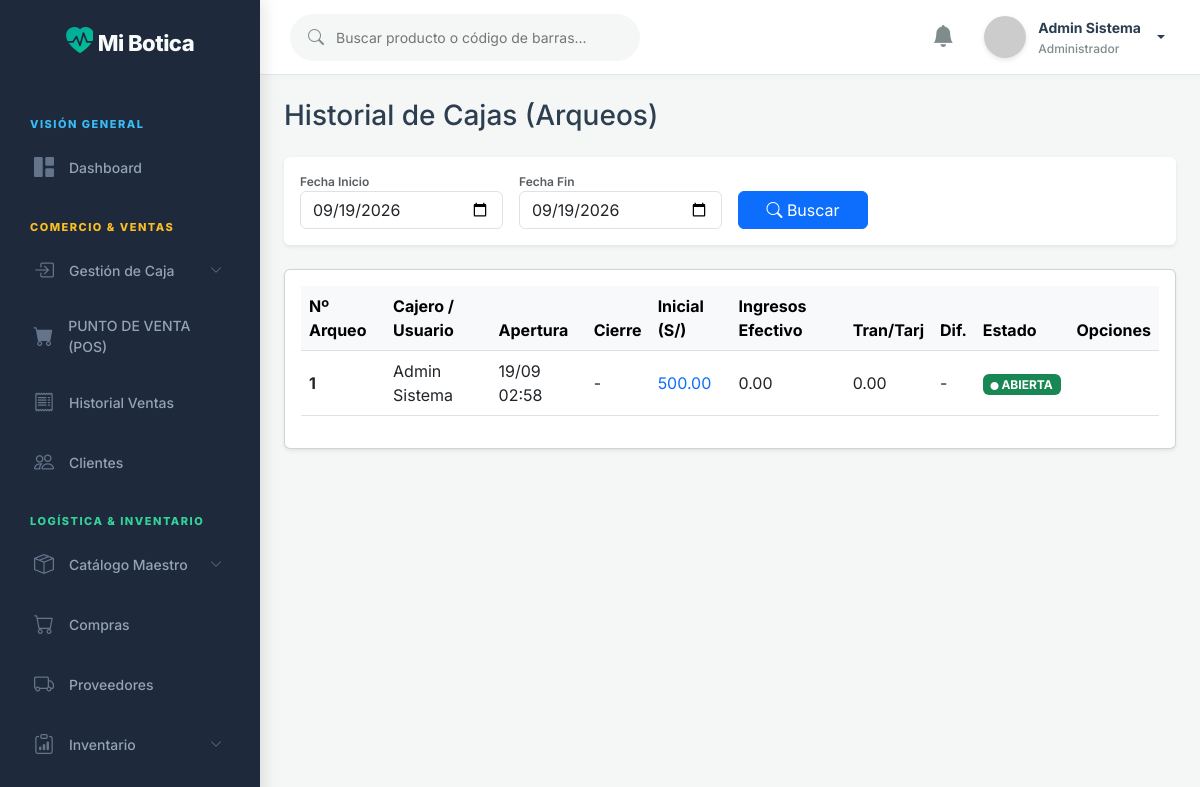
The app's page /public/caja/index (signed in) with its own data.
### tables this page shows
CREATE TABLE IF NOT EXISTS `cajas` (
  `id` INT NOT NULL AUTO_INCREMENT,
  `usuario_id` INT NOT NULL,
  `fecha_apertura` DATETIME NOT NULL,
  `fecha_cierre` DATETIME NULL,
  `monto_inicial` DECIMAL(10,2) NOT NULL,
  `ingresos_efectivo` DECIMAL(10,2) DEFAULT '0.00',
  `ingresos_transferencia` DECIMAL(10,2) DEFAULT '0.00',
  `monto_final_esperado` DECIMAL(10,2) NULL,  
  `monto_final_real` DECIMAL(10,2) NULL,  
  `diferencia` DECIMAL(10,2) NULL,  
  `observacion` TEXT NULL,
  `estado` TINYINT(1) DEFAULT 1,  
  PRIMARY KEY (`id`),
  CONSTRAINT `fk_caja_usuario` FOREIGN KEY (`usuario_id`) REFERENCES `usuarios` (`id`)
);

CREATE TABLE IF NOT EXISTS `usuarios` (
  `id` INT NOT NULL AUTO_INCREMENT,
  `nombres` VARCHAR(100) NOT NULL,
  `apellidos` VARCHAR(100) NOT NULL,
  `usuario` VARCHAR(50) NOT NULL UNIQUE,
  `password` VARCHAR(255) NOT NULL,
  `email` VARCHAR(100) NULL,
  `rol_id` INT NOT NULL,
  `estado` TINYINT(1) DEFAULT 1,  
  `ultimo_login` DATETIME NULL,
  `creado_en` TIMESTAMP DEFAULT CURRENT_TIMESTAMP,
  PRIMARY KEY (`id`),
  FOREIGN KEY (`rol_id`) REFERENCES `roles`(`id`) ON DELETE RESTRICT
);

### app/controllers/CajaController.php (called while the page is built, shortened)
<?php
class CajaController extends Controller {
    public function index() {
        $cajaModel = $this->model('Caja');
        $fecha_inicio = $_GET['fecha_inicio'] ?? date('Y-m-d');
        $fecha_fin = $_GET['fecha_fin'] ?? date('Y-m-d');
        $historial = $cajaModel->getHistorial($fecha_inicio, $fecha_fin);
        $data = [
            'title' => 'Historial de Cajas',
            'historial' => $historial,
            'fecha_inicio' => $fecha_inicio,
            'fecha_fin' => $fecha_fin
        ];
        $this->view('cajas/index', $data);
    }
}

### app/core/App.php (called while the page is built, shortened)
<?php
class App {
    protected $method = 'login';
    public function __construct() {
        $url = $this->parseUrl();
        if (isset($url[0]) && file_exists('../app/controllers/' . ucfirst($url[0]) . 'Controller.php')) {
            unset($url[0]);
        }
        $this->controller = new $this->controller;
        if (isset($url[1])) {
            if (method_exists($this->controller, $url[1])) {
                $this->method = $url[1];
                unset($url[1]);
            }
        }
        $this->params = $url ? array_values($url) : [];
        call_user_func_array([$this->controller, $this->method], $this->params);
    }
    public function parseUrl() {
        if (isset($_GET['url'])) {
            return explode('/', filter_var(rtrim($_GET['url'], '/'), FILTER_SANITIZE_URL));
        }
        return [];
    }
}

### public/index.php (called while the page is built, shortened)
<?php
require_once '../app/config/database.php';
require_once '../app/core/App.php';
require_once '../app/core/Controller.php';
$app = new App();

### app/models/Caja.php (called while the page is built, shortened)
<?php
class Caja {
    private $conn;
    private $table_name = "cajas";
    public function __construct() {
        $database = new Database();
        $this->conn = $database->getConnection();
    }
    public function getHistorial($fecha_inicio, $fecha_fin) {
        $query = "SELECT c.*, u.nombres, u.apellidos
                  FROM " . $this->table_name . " c
                  JOIN usuarios u ON c.usuario_id = u.id
                  WHERE DATE(c.fecha_apertura) >= :inicio AND DATE(c.fecha_apertura) <= :fin
                  ORDER BY c.id DESC";
        $stmt = $this->conn->prepare($query);
        $stmt->bindParam(':inicio', $fecha_inicio);
        $stmt->bindParam(':fin', $fecha_fin);
        $stmt->execute();
        return $stmt->fetchAll(PDO::FETCH_ASSOC);
    }
}

### app/config/database.php (called while the page is built, shortened)
<?php
class Database {
    private $host = "localhost";
    private $db_name = "botica_db";
    private $username = "root";
    private $password = "274053";
    public function getConnection() {
        $this->conn = null;
        try {
            $this->conn = new PDO("mysql:host=" . $this->host . ";dbname=" . $this->db_name, $this->username, $this->password);
            $this->conn->exec("set names utf8");
        } catch(PDOException $exception) {
            echo "Error de conexión: " . $exception->getMessage();
        }
        return $this->conn;
    }
}
?>

### app/views/cajas/index.php (the view, shortened to what this page needs)
<div class="container-fluid px-4 pt-4">
    <div class="d-flex justify-content-between align-items-center mb-4">
        <h2 class="h3 text-gray-800 mb-0">Historial de Cajas (Arqueos)</h2>
    </div>
    <div class="card shadow-sm border-0 mb-4 bg-white">
        <div class="card-body">
            <form method="GET" action="<?php echo BASE_URL; ?>caja/index" class="row align-items-end g-3">
                <div class="col-md-3">
                    <label class="form-label mb-0 text-muted" style="font-size:12px; font-weight:600">Fecha Inicio</label>
                    <input type="date" name="fecha_inicio" class="form-control" value="<?php echo $data['fecha_inicio']; ?>">
                </div>
                <div class="col-md-3">
                    <label class="form-label mb-0 text-muted" style="font-size:12px; font-weight:600">Fecha Fin</label>
                    <input type="date" name="fecha_fin" class="form-control" value="<?php echo $data['fecha_fin']; ?>">
                </div>
                <div class="col-md-2">
                    <button type="submit" class="btn btn-primary w-100">
                        <i class="bi bi-search"></i> Buscar
                    </button>
                </div>
            </form>
        </div>
    </div>
    <div class="card shadow-sm mb-4">
        <div class="card-body">
            <div class="table-responsive">
                <table class="table table-hover align-middle">
                    <thead class="table-light">
                        <tr>
                            <th>Nº Arqueo</th>
                            <th>Cajero / Usuario</th>
                            <th>Apertura</th>
                            <th>Cierre</th>
                            <th>Inicial (S/)</th>
                            <th>Ingresos Efectivo</th>
                            <th>Tran/Tarj</th>
                            <th>Dif.</td>
                            <th>Estado</th>
                            <th>Opciones</th>
                        </tr>
                    </thead>
                    <tbody>
                        <?php foreach ($data['historial'] as $c): ?>
                        <tr>
                            <td><strong><?php echo $c['id']; ?></strong></td>
                            <td><?php echo htmlspecialchars($c['nombres'] . ' ' . $c['apellidos']); ?></td>
                            <td><?php echo date('d/m H:i', strtotime($c['fecha_apertura'])); ?></td>
                            <td><?php echo $c['fecha_cierre'] ? date('d/m H:i', strtotime($c['fecha_cierre'])) : '-'; ?></td>
                            <td class="text-primary font-weight-bold"><?php echo $c['monto_inicial']; ?></td>
                            <td><?php echo $c['ingresos_efectivo']; ?></td>
                            <td><?php echo $c['ingresos_transferencia']; ?></td>
                            <td>
                                <?php if($c['estado'] == 0): ?>
                                    <?php if($c['diferencia'] > 0): ?>
                                        <span class="text-success">+<?php echo $c['diferencia']; ?></span>
                                    <?php elseif($c['diferencia'] < 0): ?>
                                        <span class="text-danger"><?php echo $c['diferencia']; ?></span>
                                    <?php else: ?>
                                        <span class="text-secondary">0.00</span>
                                    <?php endif; ?>
                                <?php else: ?>
                                    -
                                <?php endif; ?>
                            </td>
                            <td>
                                <?php if($c['estado'] == 1): ?>
                                    <span class="badge bg-success"><i class="bi bi-circle-fill" style="font-size: 8px;"></i> ABIERTA</span>
                                <?php else: ?>
                                    <span class="badge bg-secondary">CERRADA</span>
                                <?php endif; ?>
                            </td>
                            <td>
                            </td>
                        </tr>
                        <?php endforeach; ?>
                    </tbody>
                </table>
            </div>
        </div>
    </div>
</div>

### public/css/style.css (style rules this page uses)
:root { --bg-dark: #F4F7F6; --bg-card: #FFFFFF; --text-primary: #2C3E50; --text-secondary: #7F8C8D; --accent-primary: #00A896; --accent-hover: #028090; --accent-light: rgba(0, 168, 150, 0.1); --success: #02C39A; --success-bg: rgba(2, 195, 154, 0.1); --danger: #E63946; --danger-bg: rgba(230, 57, 70, 0.1); --warning: #F4A261; --border-color: #E2E8F0; }
body { font-family: 'Inter', sans-serif; background-color: var(--bg-dark); color: var(--text-primary); margin: 0; overflow-x: hidden; }
.form-label { display: block; font-size: 14px; color: var(--text-primary); margin-bottom: 8px; font-weight: 600; }

### records on screen
cajas: id "1", usuario.apellidos "Admin Sistema", fecha_apertura "19/09 02:58", monto_inicial "500.00", ingresos_efectivo "0.00", ingresos_transferencia "0.00", estado 1 (drawn)

### other values on screen
$_SESSION['nombre'] "Admin Sistema"
$roles[$_SESSION['rol_id'] ?? 1] "Administrador"
